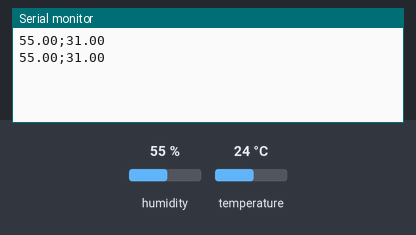
A sketch run on a simulated Arduino Uno, built with avr-gcc and run on an emulated ATmega328P. Shown: the last lines printed to the serial monitor. The inputs (shaded band) are chosen by the test bench; at power-on: humidity 55 %, temperature 24 °C.

Above: at 2.8 s.
2.9 s: humidity set to 22 %
At 5.1 s:
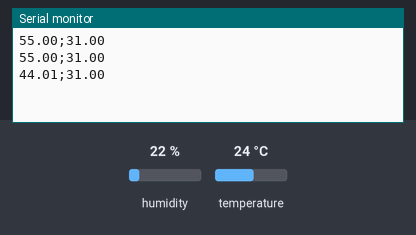
5.6 s: temperature set to 12 °C
At 7.5 s:
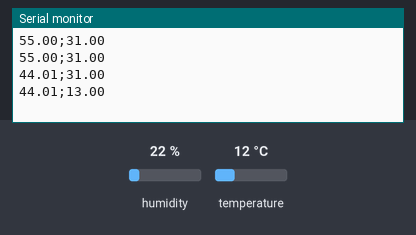
8.3 s: humidity set to 40 %
At 11.1 s:
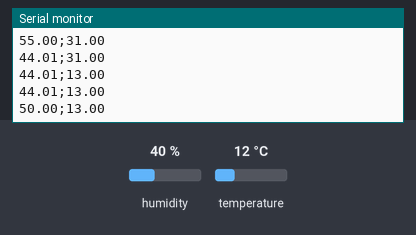
Timing chart, 0 to 12.6 s (numbered marks = the images above; inputs shaded):
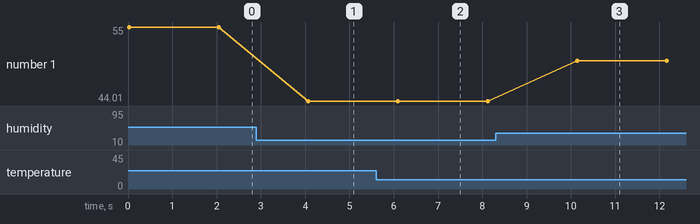

Measured:
- after the input at 2.9 s, the serial monitor: prints a new line after 1.2 s (image 1)
- after the input at 5.6 s, the serial monitor: prints a new line after 0.50 s (image 2)
- after the input at 8.3 s, the serial monitor: prints a new line after 1.8 s (image 3)
- plotted number 1: 55 → 44.01 after the input at 2.9 s, 44.01 → 50 after the input at 8.3 s

The sketch:

CodigoArduino.ino
```cpp
#include "DHT.h"
#define dht_type DHT11
int dht_pin = A0;
DHT dht_11 = DHT(dht_pin, dht_type);

void setup()
{
Serial.begin(9600);
dht_11.begin();
}
void loop()
{
float umidade = dht_11.readHumidity();
float temperatura = dht_11.readTemperature();
umidade = 0.333 * umidade + 36.68;
temperatura = 1.5 * temperatura - 5;

if (isnan(temperatura) or isnan(umidade))
{
Serial.println("Erro ao ler o DHT");
}
else
{
Serial.print(umidade);
Serial.print(";");
Serial.println(temperatura);

}

delay(2000);
}
```
